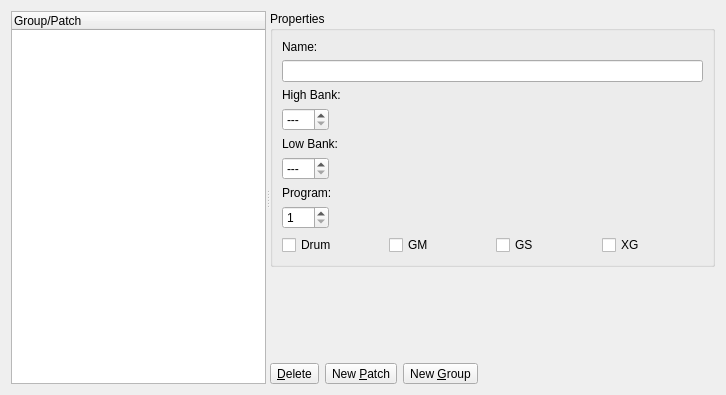
       <widget class="QWidget" name="patchesTab">
        <attribute name="title">
         <string>  Pa&amp;tches  </string>
        </attribute>
        <layout class="QVBoxLayout">
         <item>
          <widget class="QSplitter" name="splitter5">
           <property name="orientation">
            <enum>Qt::Horizontal</enum>
           </property>
           <widget class="QTreeWidget" name="patchView">
            <property name="sizePolicy">
             <sizepolicy hsizetype="Expanding" vsizetype="Expanding">
              <horstretch>0</horstretch>
              <verstretch>0</verstretch>
             </sizepolicy>
            </property>
            <property name="toolTip">
             <string/>
            </property>
            <property name="whatsThis">
             <string>List of groups and patches.</string>
            </property>
            <property name="alternatingRowColors">
             <bool>true</bool>
            </property>
            <property name="rootIsDecorated">
             <bool>true</bool>
            </property>
            <property name="allColumnsShowFocus">
             <bool>true</bool>
            </property>
            <column>
             <property name="text">
              <string>Group/Patch</string>
             </property>
            </column>
           </widget>
           <widget class="QWidget" name="layout27">
            <layout class="QVBoxLayout">
             <item>
              <widget class="QGroupBox" name="groupBox2">
               <property name="title">
                <string>Properties</string>
               </property>
               <layout class="QVBoxLayout">
                <item>
                 <widget class="QLabel" name="textLabelPatchName">
                  <property name="text">
                   <string>Name:</string>
                  </property>
                  <property name="wordWrap">
                   <bool>false</bool>
                  </property>
                 </widget>
                </item>
                <item>
                 <widget class="QLineEdit" name="patchNameEdit">
                  <property name="toolTip">
                   <string>Group or patch name</string>
                  </property>
                  <property name="whatsThis">
                   <string>Group or patch name</string>
                  </property>
                 </widget>
                </item>
                <item>
                 <widget class="QLabel" name="textLabel2_2">
                  <property name="text">
                   <string>High Bank:</string>
                  </property>
                  <property name="wordWrap">
                   <bool>false</bool>
                  </property>
                 </widget>
                </item>
                <item>
                 <layout class="QHBoxLayout">
                  <item>
                   <widget class="QSpinBox" name="spinBoxHBank">
                    <property name="toolTip">
                     <string>Patch high bank number</string>
                    </property>
                    <property name="whatsThis">
                     <string>Patch high bank number. --- means don't care.</string>
                    </property>
                    <property name="specialValueText">
                     <string comment="dont care">---</string>
                    </property>
                    <property name="minimum">
                     <number>0</number>
                    </property>
                    <property name="maximum">
                     <number>128</number>
                    </property>
                    <property name="value">
                     <number>0</number>
                    </property>
                   </widget>
                  </item>
                  <item>
                   <spacer name="spacer8">
                    <property name="orientation">
                     <enum>Qt::Horizontal</enum>
                    </property>
                    <property name="sizeType">
                     <enum>QSizePolicy::Expanding</enum>
                    </property>
                    <property name="sizeHint" stdset="0">
                     <size>
                      <width>373</width>
                      <height>20</height>
                     </size>
                    </property>
                   </spacer>
                  </item>
                 </layout>
                </item>
                <item>
                 <widget class="QLabel" name="textLabel3_2">
                  <property name="text">
                   <string>Low Bank:</string>
                  </property>
                  <property name="wordWrap">
                   <bool>false</bool>
                  </property>
                 </widget>
                </item>
                <item>
                 <layout class="QHBoxLayout">
                  <item>
                   <widget class="QSpinBox" name="spinBoxLBank">
                    <property name="toolTip">
                     <string>Patch low bank number</string>
                    </property>
                    <property name="whatsThis">
                     <string>Patch low bank number. --- means don't care.</string>
                    </property>
                    <property name="specialValueText">
                     <string>---</string>
                    </property>
                    <property name="minimum">
                     <number>0</number>
                    </property>
                    <property name="maximum">
                     <number>128</number>
                    </property>
                    <property name="value">
                     <number>0</number>
                    </property>
                   </widget>
                  </item>
                  <item>
                   <spacer name="spacer9">
                    <property name="orientation">
                     <enum>Qt::Horizontal</enum>
                    </property>
                    <property name="sizeType">
                     <enum>QSizePolicy::Expanding</enum>
                    </property>
                    <property name="sizeHint" stdset="0">
                     <size>
                      <width>373</width>
                      <height>20</height>
                     </size>
                    </property>
                   </spacer>
                  </item>
                 </layout>
                </item>
                <item>
                 <widget class="QLabel" name="textLabel4_3">
                  <property name="text">
                   <string>Program:</string>
                  </property>
                  <property name="wordWrap">
                   <bool>false</bool>
                  </property>
                 </widget>
                </item>
                <item>
                 <layout class="QHBoxLayout">
                  <item>
                   <widget class="QSpinBox" name="spinBoxProgram">
                    <property name="toolTip">
                     <string>Patch program number</string>
                    </property>
                    <property name="whatsThis">
                     <string>Patch program number</string>
                    </property>
                    <property name="minimum">
                     <number>1</number>
                    </property>
                    <property name="maximum">
                     <number>128</number>
                    </property>
                    <property name="value">
                     <number>1</number>
                    </property>
                   </widget>
                  </item>
                  <item>
                   <spacer name="spacer10">
                    <property name="orientation">
                     <enum>Qt::Horizontal</enum>
                    </property>
                    <property name="sizeType">
                     <enum>QSizePolicy::Expanding</enum>
                    </property>
                    <property name="sizeHint" stdset="0">
                     <size>
                      <width>373</width>
                      <height>20</height>
                     </size>
                    </property>
                   </spacer>
                  </item>
                 </layout>
                </item>
                <item>
                 <layout class="QHBoxLayout">
                  <item>
                   <widget class="QCheckBox" name="checkBoxDrum">
                    <property name="toolTip">
                     <string>Drum patch</string>
                    </property>
                    <property name="whatsThis">
                     <string>If set, the patch is available only for drum channels.</string>
                    </property>
                    <property name="text">
                     <string>Drum</string>
                    </property>
                    <property name="shortcut">
                     <string/>
                    </property>
                   </widget>
                  </item>
                  <item>
                   <widget class="QCheckBox" name="checkBoxGM">
                    <property name="toolTip">
                     <string>GM patch</string>
                    </property>
                    <property name="whatsThis">
                     <string>If set, the patch is available in a 'GM' or 'NO' midi song type.</string>
                    </property>
                    <property name="text">
                     <string>GM</string>
                    </property>
                    <property name="shortcut">
                     <string/>
                    </property>
                   </widget>
                  </item>
                  <item>
                   <widget class="QCheckBox" name="checkBoxGS">
                    <property name="toolTip">
                     <string>GS patch</string>
                    </property>
                    <property name="whatsThis">
                     <string>If set, the patch is available in a 'GS' or 'NO' midi song type.</string>
                    </property>
                    <property name="text">
                     <string>GS</string>
                    </property>
                   </widget>
                  </item>
                  <item>
                   <widget class="QCheckBox" name="checkBoxXG">
                    <property name="toolTip">
                     <string>XG patch</string>
                    </property>
                    <property name="whatsThis">
                     <string>If set, the patch is available in an 'XG' or 'NO' midi song type.</string>
                    </property>
                    <property name="text">
                     <string>XG</string>
                    </property>
                   </widget>
                  </item>
                 </layout>
                </item>
               </layout>
              </widget>
             </item>
             <item>
              <spacer name="spacer7">
               <property name="orientation">
                <enum>Qt::Vertical</enum>
               </property>
               <property name="sizeType">
                <enum>QSizePolicy::Expanding</enum>
               </property>
               <property name="sizeHint" stdset="0">
                <size>
                 <width>20</width>
                 <height>90</height>
                </size>
               </property>
              </spacer>
             </item>
             <item>
              <layout class="QHBoxLayout">
               <item>
                <widget class="QToolButton" name="patchDelete">
                 <property name="sizePolicy">
                  <sizepolicy hsizetype="Preferred" vsizetype="Fixed">
                   <horstretch>0</horstretch>
                   <verstretch>0</verstretch>
                  </sizepolicy>
                 </property>
                 <property name="toolTip">
                  <string>Delete group or patch</string>
                 </property>
                 <property name="text">
                  <string>&amp;Delete</string>
                 </property>
                 <property name="shortcut">
                  <string>Alt+D</string>
                 </property>
                </widget>
               </item>
               <item>
                <widget class="QToolButton" name="patchNew">
                 <property name="sizePolicy">
                  <sizepolicy hsizetype="Preferred" vsizetype="Minimum">
                   <horstretch>0</horstretch>
                   <verstretch>0</verstretch>
                  </sizepolicy>
                 </property>
                 <property name="toolTip">
                  <string>New patch</string>
                 </property>
                 <property name="text">
                  <string>New &amp;Patch</string>
                 </property>
                 <property name="shortcut">
                  <string>Alt+P</string>
                 </property>
                </widget>
               </item>
               <item>
                <widget class="QToolButton" name="patchNewGroup">
                 <property name="toolTip">
                  <string>New group</string>
                 </property>
                 <property name="text">
                  <string>New &amp;Group</string>
                 </property>
                 <property name="shortcut">
                  <string>Alt+G</string>
                 </property>
                </widget>
               </item>
               <item>
                <spacer name="spacer11">
                 <property name="orientation">
                  <enum>Qt::Horizontal</enum>
                 </property>
                 <property name="sizeType">
                  <enum>QSizePolicy::Expanding</enum>
                 </property>
                 <property name="sizeHint" stdset="0">
                  <size>
                   <width>240</width>
                   <height>20</height>
                  </size>
                 </property>
                </spacer>
               </item>
              </layout>
             </item>
            </layout>
           </widget>
          </widget>
         </item>
        </layout>
       </widget>
